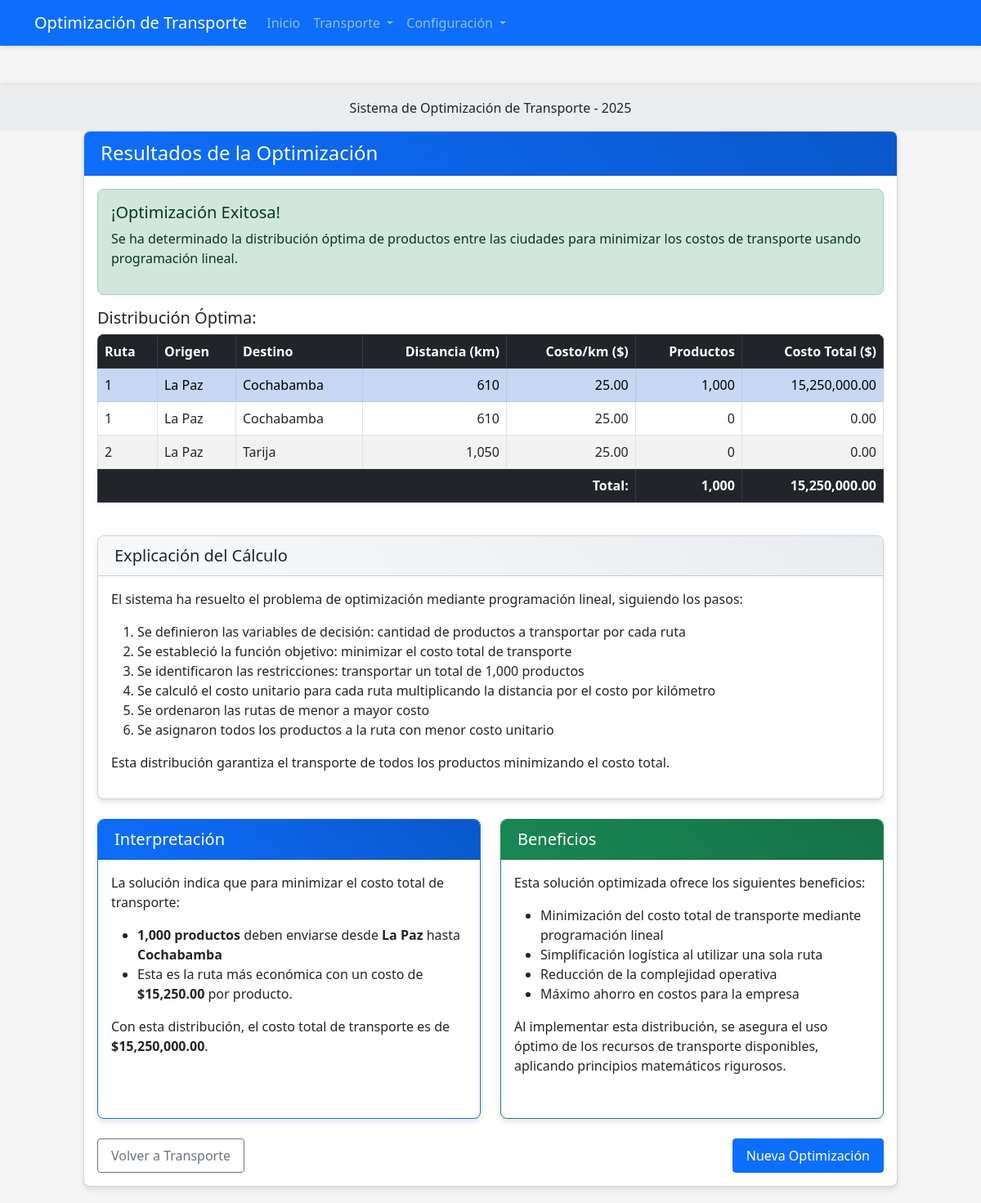
/proyecto_transporte/public/index.php?controller=transporte&action=resultados&id=10, run on the app's committed database.
### tables this page shows
CREATE TABLE `resultados_optimizacion` (
  `id` int(11) NOT NULL,
  `optimizacion_id` int(11) NOT NULL,
  `ruta_id` int(11) NOT NULL,
  `cantidad_productos` int(11) NOT NULL,
  `costo_total` decimal(15,2) NOT NULL
);

CREATE TABLE `ciudades` (
  `id` int(11) NOT NULL,
  `nombre` varchar(100) NOT NULL,
  `created_at` timestamp NOT NULL DEFAULT current_timestamp()
);

CREATE TABLE `rutas` (
  `id` int(11) NOT NULL,
  `origen_id` int(11) NOT NULL,
  `destino_id` int(11) NOT NULL,
  `distancia` int(11) NOT NULL,
  `costo_km` decimal(10,2) NOT NULL,
  `created_at` timestamp NOT NULL DEFAULT current_timestamp()
);

### proyecto_transporte/controllers/TransporteController.php (called while the page is built, shortened)
<?php
$base_path = dirname(__DIR__);
require_once $base_path . '/models/TransporteModel.php';
class TransporteController {
    private $transporteModel;
    private $base_path;
    public function __construct() {
        $this->transporteModel = new TransporteModel();
$this->base_path = BASE_PATH;
    }
    public function resultados() {
        $optimizacion_id = isset($_GET['id']) ? intval($_GET['id']) : 0;
        $stmt = $this->transporteModel->getResultadosOptimizacion($optimizacion_id);
        $resultados = [];
        $costo_total = 0;
        while ($row = $stmt->fetch(PDO::FETCH_ASSOC)) {
            $resultados[] = [
                'id' => $row['id'],
                'ruta_id' => $row['ruta_id'],
                'origen' => $row['origen_nombre'],
                'destino' => $row['destino_nombre'],
                'distancia' => $row['distancia'],
                'costo_km' => $row['costo_km'],
                'cantidad_productos' => $row['cantidad_productos'],
                'costo_total' => $row['costo_total']
            ];
            $costo_total += $row['costo_total'];
        }
        include_once $this->base_path . '/views/layouts/main.php';
        include_once $this->base_path . '/views/transporte/resultados.php';
    }
}
?>

### proyecto_transporte/models/TransporteModel.php (called while the page is built, shortened)
<?php
class TransporteModel {
    private $conn;
    private $tabla_resultados = "resultados_optimizacion";
    public function __construct() {
        $database = new Database();
        $this->conn = $database->getConnection();
    }
    public function getResultadosOptimizacion($optimizacion_id) {
        $query = "SELECT ro.id, ro.ruta_id, ro.cantidad_productos, ro.costo_total,
                        r.origen_id, r.destino_id, r.distancia, r.costo_km,
                        o.nombre as origen_nombre, d.nombre as destino_nombre
                  FROM " . $this->tabla_resultados . " ro
                  JOIN rutas r ON ro.ruta_id = r.id
                  JOIN ciudades o ON r.origen_id = o.id
                  JOIN ciudades d ON r.destino_id = d.id
                  WHERE ro.optimizacion_id = ?";
        $stmt = $this->conn->prepare($query);
        $stmt->bindParam(1, $optimizacion_id);
        $stmt->execute();
        return $stmt;
    }
}
?>

### proyecto_transporte/config/database.php (called while the page is built, shortened)
<?php
class Database {
    private $host = 'localhost';
    private $db_name = 'transporte_optimizacion';
    private $username = 'root';
    private $password = '';
    public function getConnection() {
        $this->conn = null;
        try {
            $this->conn = new PDO(
                "mysql:host={$this->host};dbname={$this->db_name}",
                $this->username,
                $this->password
            );
            $this->conn->setAttribute(PDO::ATTR_ERRMODE, PDO::ERRMODE_EXCEPTION);
            $this->conn->exec("set names utf8");
        } catch(PDOException $e) {
            echo "Error de conexión: " . $e->getMessage();
        }
        return $this->conn;
    }
}
?>

### proyecto_transporte/views/transporte/resultados.php (the view)
<div class="row justify-content-center">
    <div class="col-md-10">
        <div class="card">
            <div class="card-header bg-primary text-white">
                <h4 class="mb-0">Resultados de la Optimización</h4>
            </div>
            <div class="card-body">
                <?php if (empty($resultados)): ?>
                <div class="alert alert-warning">
                    No se encontraron resultados para esta optimización.
                </div>
                <?php else: ?>
                <div class="alert alert-success">
                    <h5>¡Optimización Exitosa!</h5>
                    <p>
                        Se ha determinado la distribución óptima de productos entre las ciudades para minimizar
                        los costos de transporte usando programación lineal.
                    </p>
                </div>
                <div class="mb-4">
                    <h5>Distribución Óptima:</h5>
                    <div class="table-responsive">
                        <table class="table table-bordered table-striped">
                            <thead class="table-dark">
                                <tr>
                                    <th>Ruta</th>
                                    <th>Origen</th>
                                    <th>Destino</th>
                                    <th class="text-end">Distancia (km)</th>
                                    <th class="text-end">Costo/km ($)</th>
                                    <th class="text-end">Productos</th>
                                    <th class="text-end">Costo Total ($)</th>
                                </tr>
                            </thead>
                            <tbody>
                                <?php foreach ($resultados as $resultado): ?>
                                <tr <?php echo $resultado['cantidad_productos'] > 0 ? 'class="table-primary"' : ''; ?>>
                                    <td><?php echo $resultado['ruta_id']; ?></td>
                                    <td><?php echo $resultado['origen']; ?></td>
                                    <td><?php echo $resultado['destino']; ?></td>
                                    <td class="text-end"><?php echo number_format($resultado['distancia']); ?></td>
                                    <td class="text-end"><?php echo number_format($resultado['costo_km'], 2); ?></td>
                                    <td class="text-end"><?php echo number_format($resultado['cantidad_productos']); ?></td>
                                    <td class="text-end"><?php echo number_format($resultado['costo_total'], 2); ?></td>
                                </tr>
                                <?php endforeach; ?>
                            </tbody>
                            <tfoot class="table-dark">
                                <tr>
                                    <th colspan="5" class="text-end">Total:</th>
                                    <th class="text-end"><?php echo number_format(array_sum(array_column($resultados, 'cantidad_productos'))); ?></th>
                                    <th class="text-end"><?php echo number_format($costo_total, 2); ?></th>
                                </tr>
                            </tfoot>
                        </table>
                    </div>
                </div>
                <div class="card mb-4">
                    <div class="card-header bg-light">
                        <h5 class="mb-0">Explicación del Cálculo</h5>
                    </div>
                    <div class="card-body">
                        <p>
                            El sistema ha resuelto el problema de optimización mediante programación lineal, siguiendo los pasos:
                        </p>
                        <ol>
                            <li>Se definieron las variables de decisión: cantidad de productos a transportar por cada ruta</li>
                            <li>Se estableció la función objetivo: minimizar el costo total de transporte</li>
                            <li>Se identificaron las restricciones: transportar un total de <?php echo number_format($resultados[0]['cantidad_productos']); ?> productos</li>
                            <li>Se calculó el costo unitario para cada ruta multiplicando la distancia por el costo por kilómetro</li>
                            <li>Se ordenaron las rutas de menor a mayor costo</li>
                            <li>Se asignaron todos los productos a la ruta con menor costo unitario</li>
                        </ol>
                        <p>
                            Esta distribución garantiza el transporte de todos los productos minimizando el costo total.
                        </p>
                    </div>
                </div>
                <div class="row">
                    <div class="col-md-6">
                        <div class="card border-primary h-100">
                            <div class="card-header bg-primary text-white">
                                <h5 class="mb-0">Interpretación</h5>
                            </div>
                            <div class="card-body">
                                <p>La solución indica que para minimizar el costo total de transporte:</p>
                                <ul>
                                    <?php
                                    $rutaOptima = null;
                                    foreach ($resultados as $resultado):
                                        if ($resultado['cantidad_productos'] > 0) {
                                            $rutaOptima = $resultado;
                                    ?>
                                    <li>
                                        <strong><?php echo number_format($resultado['cantidad_productos']); ?> productos</strong>
                                        deben enviarse desde <strong><?php echo $resultado['origen']; ?></strong>
                                        hasta <strong><?php echo $resultado['destino']; ?></strong>
                                    </li>
                                    <?php
                                        }
                                    endforeach;
                                    if ($rutaOptima):
                                    ?>
                                    <li>
                                        Esta es la ruta más económica con un costo de
                                        <strong>$<?php echo number_format($rutaOptima['costo_km'] * $rutaOptima['distancia'], 2); ?></strong>
                                        por producto.
                                    </li>
                                    <?php endif; ?>
                                </ul>
                                <p>
                                    Con esta distribución, el costo total de transporte es de
                                    <strong>$<?php echo number_format($costo_total, 2); ?></strong>.
                                </p>
                            </div>
                        </div>
                    </div>
                    <div class="col-md-6">
                        <div class="card border-success h-100">
                            <div class="card-header bg-success text-white">
                                <h5 class="mb-0">Beneficios</h5>
                            </div>
                            <div class="card-body">
                                <p>Esta solución optimizada ofrece los siguientes beneficios:</p>
                                <ul>
                                    <li>Minimización del costo total de transporte mediante programación lineal</li>
                                    <li>Simplificación logística al utilizar una sola ruta</li>
                                    <li>Reducción de la complejidad operativa</li>
                                    <li>Máximo ahorro en costos para la empresa</li>
                                </ul>
                                <p>
                                    Al implementar esta distribución, se asegura el uso óptimo de los recursos
                                    de transporte disponibles, aplicando principios matemáticos rigurosos.
                                </p>
                            </div>
                        </div>
                    </div>
                </div>
                <?php endif; ?>
                <div class="d-flex justify-content-between mt-4">
                    <a href="index.php?controller=transporte" class="btn btn-outline-secondary">Volver a Transporte</a>
                    <a href="index.php?controller=transporte&action=optimizar" class="btn btn-primary">Nueva Optimización</a>
                </div>
            </div>
        </div>
    </div>
</div>

### proyecto_transporte/public/css/style.css (style rules this page uses)
body { background-color: #f5f5f5; font-family: 'Segoe UI', Tahoma, Geneva, Verdana, sans-serif; }
.card { box-shadow: 0 4px 6px rgba(0, 0, 0, 0.1); margin-bottom: 20px; border-radius: 8px; overflow: hidden; transition: transform 0.3s ease; }
.card-header { font-weight: bold; padding: 12px 20px; }
.btn { border-radius: 4px; padding: 8px 16px; font-weight: 500; }
.btn-primary { background-color: #0d6efd; border-color: #0d6efd; }
.table th, .table td { vertical-align: middle; }
.table-responsive { border-radius: 8px; overflow: hidden; }
.alert { animation: fadeIn 0.5s ease-in-out; border-radius: 8px; }
.card-header.bg-primary { background: linear-gradient(45deg, #0d6efd, #0a58ca); }
.card-header.bg-success { background: linear-gradient(45deg, #198754, #157347); }
.card-header.bg-light { background: linear-gradient(45deg, #f8f9fa, #e9ecef); }

### data on the page
resultados_optimizacion: ruta "1", ciudades.nombre "La Paz", ciudades.nombre "Cochabamba", ruta.distancia "610", ruta.costo_km "25.00", cantidad_productos "1,000", costo_total "15,250,000.00"
resultados_optimizacion: ruta "1", ciudades.nombre "La Paz", ciudades.nombre "Cochabamba", ruta.distancia "610", ruta.costo_km "25.00", cantidad_productos "0", costo_total "0.00"
resultados_optimizacion: ruta "2", ciudades.nombre "La Paz", ciudades.nombre "Tarija", ruta.distancia "1,050", ruta.costo_km "25.00", cantidad_productos "0", costo_total "0.00"
rutas: $rutaOptima['costo_km'] * $rutaOptima['distancia'] "15,250.00"

### other printed values
array_sum(array_column($resultados, 'cantidad_productos')) "1,000"
$costo_total "15,250,000.00"
